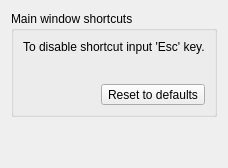
     <widget class="QWidget" name="tab_shortcuts">
      <attribute name="title">
       <string>Shortcuts</string>
      </attribute>
      <layout class="QVBoxLayout" name="vBoxLayout_tab_shortcuts">
       <item>
        <widget class="QGroupBox" name="groupBox_main_window_shortcuts">
         <property name="sizePolicy">
          <sizepolicy hsizetype="Preferred" vsizetype="Preferred">
           <horstretch>0</horstretch>
           <verstretch>0</verstretch>
          </sizepolicy>
         </property>
         <property name="layoutDirection">
          <enum>Qt::LayoutDirection::LeftToRight</enum>
         </property>
         <property name="title">
          <string>Main window shortcuts</string>
         </property>
         <property name="alignment">
          <set>Qt::AlignmentFlag::AlignLeading|Qt::AlignmentFlag::AlignLeft|Qt::AlignmentFlag::AlignTop</set>
         </property>
         <layout class="QVBoxLayout" name="verticalLayout_groupBox_mainWindowShortcuts">
          <property name="sizeConstraint">
           <enum>QLayout::SizeConstraint::SetMinimumSize</enum>
          </property>
          <item>
           <widget class="QLabel" name="label_shortcutsInstructions">
            <property name="text">
             <string>To disable shortcut input 'Esc' key.</string>
            </property>
            <property name="alignment">
             <set>Qt::AlignmentFlag::AlignLeading|Qt::AlignmentFlag::AlignLeft|Qt::AlignmentFlag::AlignTop</set>
            </property>
           </widget>
          </item>
          <item>
           <widget class="QFrame" name="frame_shortcuts">
            <layout class="QGridLayout" name="gridLayout_groupBox_shortcuts">
             <property name="horizontalSpacing">
              <number>20</number>
             </property>
            </layout>
           </widget>
          </item>
          <item alignment="Qt::AlignmentFlag::AlignRight">
           <widget class="QToolButton" name="toolButton_resetMainWindowShortcuts">
            <property name="text">
             <string>Reset to defaults</string>
            </property>
           </widget>
          </item>
         </layout>
        </widget>
       </item>
       <item>
        <spacer name="verticalSpacer_shortcuts">
         <property name="orientation">
          <enum>Qt::Orientation::Vertical</enum>
         </property>
         <property name="sizeHint" stdset="0">
          <size>
           <width>20</width>
           <height>40</height>
          </size>
         </property>
        </spacer>
       </item>
      </layout>
     </widget>
